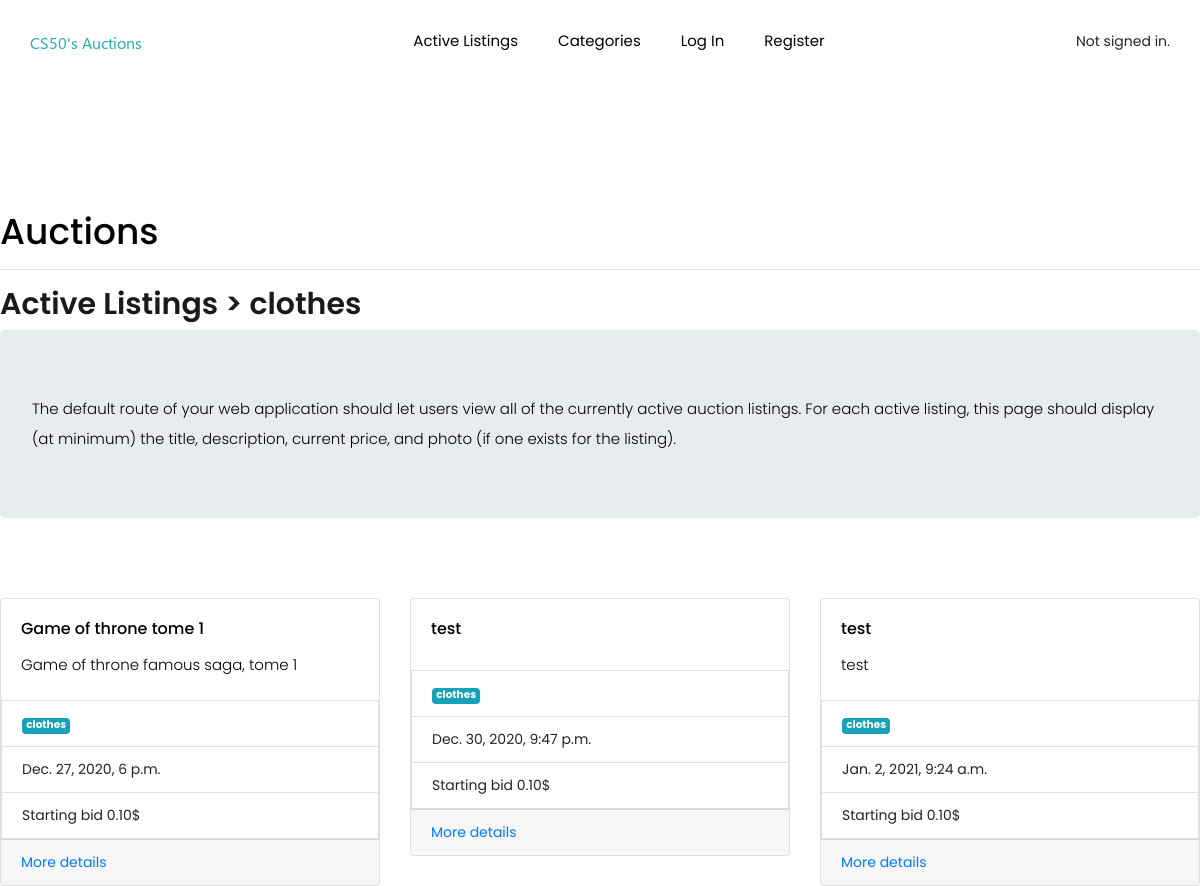
Page /listing_categorie/1 on the committed database.
### auctions/models.py (models this page shows, shortened)
class Categorie(models.Model):
    description = models.CharField(max_length=64)
    def __str__(self):
        return f"{self.description}"

class Listing(models.Model):
    title = models.CharField(max_length=64)
    description = models.TextField()
    start_at = models.DateTimeField()
    starting_bid = models.DecimalField(max_digits=5, decimal_places=2,  blank=False, default='0.1')
    categorie = models.ForeignKey(Categorie, models.SET_NULL, blank=True, null=True )
    picture = models.URLField(blank=True, null=True)
    active = models.BooleanField(default=False)

### auctions/views.py (the view)
# urls.py: path("listing_categorie/<int:cat_id>", views.listing_categorie, name="listing_categorie"),
def listing_categorie(request, cat_id):
    cat_id = int(cat_id)
    listings = Listing.objects.filter(categorie=cat_id)
    categorie = Categorie.objects.get(pk=cat_id)
    return render(request, "auctions/index.html",{
        "listings": listings,
        "categorie": categorie
    })

### auctions/templates/auctions/index.html (shortened to what this page needs)
{% extends "auctions/layout.html" %}
{% block body %}
    {% if categorie %}
        <h2>Active Listings > {{ categorie }}</h2>
    {% elif watchlist %}
        <h2>My watchlist of active listing</h2>
    {% else %}
        <h2>Active listing</h2>
    {% endif %}
    <div class="jumbotron">
        <p>The default route of your web application should let users view all of the currently active auction listings.
            For each active listing, this page should display (at minimum) the title, description, current price, and photo (if one exists for the listing).
        </p>
    </div>
    <div class="row">
    {% for listing in listings %}
    <div class="col-12 col-sm-6 col-md-4 mt-5">
        <div class="card">
            <div class="card-body">
                <h5 class="card-title">{{ listing.title }}</h5>
                <p class="card-text">{{ listing.description }}</p>
            </div>
                <li class="list-group-item"><span class="badge badge-info">{{ listing.categorie }}</span></li>
                <li class="list-group-item">{{ listing.start_at }}</li>
                <li class="list-group-item">Starting bid {{ listing.starting_bid }}$</li>
            <div class="card-footer">
                {% if user.is_authenticated %}
                    <a href="{% url 'listing' listing.id user.username %}">More details</a>
                {% else %}
                    <a href="{% url 'listing' listing.id %}">More details</a>
                {% endif %}
            </div>
        </div>
    </div>
    {% empty %}
            No listing
    {% endfor %}
    </div>
{% endblock %}

### auctions/static/auctions/styles.css (style rules this page uses)
body { padding: 10px; }

### rows in the picture
Categorie: description "clothes"
Listing: title "Game of throne tome 1", description "Game of throne famous saga, tome 1", categorie "clothes", start_at "Dec. 27, 2020, 6 p.m.", starting_bid "0.10"
Listing: title "test", categorie "clothes", start_at "Dec. 30, 2020, 9:47 p.m.", starting_bid "0.10"
Listing: title "test", description "test", categorie "clothes", start_at "Jan. 2, 2021, 9:24 a.m.", starting_bid "0.10"
